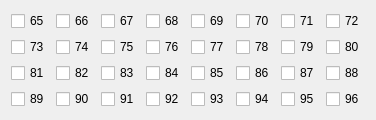
     <widget class="QWidget" name="tab_3">
      <attribute name="title">
       <string>96</string>
      </attribute>
      <layout class="QGridLayout" name="gridLayout_6">
       <item row="0" column="0">
        <layout class="QGridLayout" name="gridLayout_5">
         <item row="0" column="3">
          <widget class="QCheckBox" name="checkBox_68">
           <property name="text">
            <string>68</string>
           </property>
          </widget>
         </item>
         <item row="1" column="6">
          <widget class="QCheckBox" name="checkBox_79">
           <property name="text">
            <string>79</string>
           </property>
          </widget>
         </item>
         <item row="1" column="0">
          <widget class="QCheckBox" name="checkBox_73">
           <property name="text">
            <string>73</string>
           </property>
          </widget>
         </item>
         <item row="0" column="4">
          <widget class="QCheckBox" name="checkBox_69">
           <property name="text">
            <string>69</string>
           </property>
          </widget>
         </item>
         <item row="1" column="1">
          <widget class="QCheckBox" name="checkBox_74">
           <property name="text">
            <string>74</string>
           </property>
          </widget>
         </item>
         <item row="2" column="0">
          <widget class="QCheckBox" name="checkBox_81">
           <property name="text">
            <string>81</string>
           </property>
          </widget>
         </item>
         <item row="1" column="7">
          <widget class="QCheckBox" name="checkBox_80">
           <property name="text">
            <string>80</string>
           </property>
          </widget>
         </item>
         <item row="2" column="1">
          <widget class="QCheckBox" name="checkBox_82">
           <property name="text">
            <string>82</string>
           </property>
          </widget>
         </item>
         <item row="1" column="3">
          <widget class="QCheckBox" name="checkBox_76">
           <property name="text">
            <string>76</string>
           </property>
          </widget>
         </item>
         <item row="1" column="4">
          <widget class="QCheckBox" name="checkBox_77">
           <property name="text">
            <string>77</string>
           </property>
          </widget>
         </item>
         <item row="0" column="5">
          <widget class="QCheckBox" name="checkBox_70">
           <property name="text">
            <string>70</string>
           </property>
          </widget>
         </item>
         <item row="2" column="7">
          <widget class="QCheckBox" name="checkBox_88">
           <property name="text">
            <string>88</string>
           </property>
          </widget>
         </item>
         <item row="0" column="2">
          <widget class="QCheckBox" name="checkBox_67">
           <property name="text">
            <string>67</string>
           </property>
          </widget>
         </item>
         <item row="2" column="4">
          <widget class="QCheckBox" name="checkBox_85">
           <property name="text">
            <string>85</string>
           </property>
          </widget>
         </item>
         <item row="1" column="2">
          <widget class="QCheckBox" name="checkBox_75">
           <property name="text">
            <string>75</string>
           </property>
          </widget>
         </item>
         <item row="2" column="2">
          <widget class="QCheckBox" name="checkBox_83">
           <property name="text">
            <string>83</string>
           </property>
          </widget>
         </item>
         <item row="2" column="6">
          <widget class="QCheckBox" name="checkBox_87">
           <property name="text">
            <string>87</string>
           </property>
          </widget>
         </item>
         <item row="0" column="1">
          <widget class="QCheckBox" name="checkBox_66">
           <property name="text">
            <string>66</string>
           </property>
          </widget>
         </item>
         <item row="0" column="6">
          <widget class="QCheckBox" name="checkBox_71">
           <property name="text">
            <string>71</string>
           </property>
          </widget>
         </item>
         <item row="0" column="0">
          <widget class="QCheckBox" name="checkBox_65">
           <property name="text">
            <string>65</string>
           </property>
          </widget>
         </item>
         <item row="2" column="5">
          <widget class="QCheckBox" name="checkBox_86">
           <property name="text">
            <string>86</string>
           </property>
          </widget>
         </item>
         <item row="1" column="5">
          <widget class="QCheckBox" name="checkBox_78">
           <property name="text">
            <string>78</string>
           </property>
          </widget>
         </item>
         <item row="0" column="7">
          <widget class="QCheckBox" name="checkBox_72">
           <property name="text">
            <string>72</string>
           </property>
          </widget>
         </item>
         <item row="2" column="3">
          <widget class="QCheckBox" name="checkBox_84">
           <property name="text">
            <string>84</string>
           </property>
          </widget>
         </item>
         <item row="3" column="0">
          <widget class="QCheckBox" name="checkBox_89">
           <property name="text">
            <string>89</string>
           </property>
          </widget>
         </item>
         <item row="3" column="1">
          <widget class="QCheckBox" name="checkBox_90">
           <property name="text">
            <string>90</string>
           </property>
          </widget>
         </item>
         <item row="3" column="2">
          <widget class="QCheckBox" name="checkBox_91">
           <property name="text">
            <string>91</string>
           </property>
          </widget>
         </item>
         <item row="3" column="3">
          <widget class="QCheckBox" name="checkBox_92">
           <property name="text">
            <string>92</string>
           </property>
          </widget>
         </item>
         <item row="3" column="4">
          <widget class="QCheckBox" name="checkBox_93">
           <property name="text">
            <string>93</string>
           </property>
          </widget>
         </item>
         <item row="3" column="5">
          <widget class="QCheckBox" name="checkBox_94">
           <property name="text">
            <string>94</string>
           </property>
          </widget>
         </item>
         <item row="3" column="6">
          <widget class="QCheckBox" name="checkBox_95">
           <property name="text">
            <string>95</string>
           </property>
          </widget>
         </item>
         <item row="3" column="7">
          <widget class="QCheckBox" name="checkBox_96">
           <property name="text">
            <string>96</string>
           </property>
          </widget>
         </item>
        </layout>
       </item>
      </layout>
     </widget>
